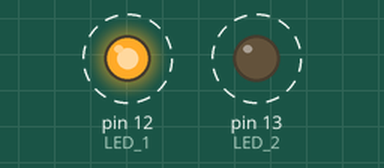
Bench run of a sketch on a simulated Arduino Uno, built with avr-gcc and run on an emulated ATmega328P. Shown: output pins drawn as LEDs (lit = HIGH). Dashed ring = blinking.

Above: at 0.2 s.
Timing chart, 0 to 4.6 s (numbered marks = the images above):
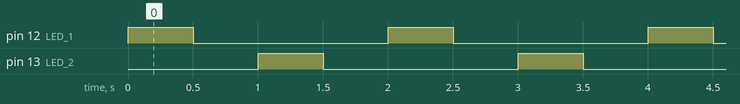

The sketch:

code_1.ino
```cpp
#define LED_1 12       // il n'y a pas de ;
#define LED_2 13       // On crée une variable qui stoque le pin

void setup() {
  pinMode (LED_1, OUTPUT); // on informe l'arduino que les pins
  pinMode (LED_2, OUTPUT); // sont des sortie (+5V)

}

void loop() {
  digitalWrite (LED_1, HIGH);       // On allume (génére +5V)
  delay (500); // temps en ms   //on attend 500 ms
  digitalWrite (LED_1, LOW);        // On éteint (génére 0V)
  delay (500); // temps en ms   //on attend 500 ms
   digitalWrite (LED_2, HIGH);      // On allume (génére +5V)
  delay (500); // temps en ms   //on attend 500 ms
  digitalWrite (LED_2, LOW);        // On éteint (génére 0V)
  delay (500); // temps en ms   //on attend 500 ms

}
```

Measured:
- by itself, pin 12 (LED_1), pin 13 (LED_2): alternates HIGH for 0.50 s and LOW for 1.5 s
- by itself, everything shown: repeats every 2.0 s, in 4 steps
